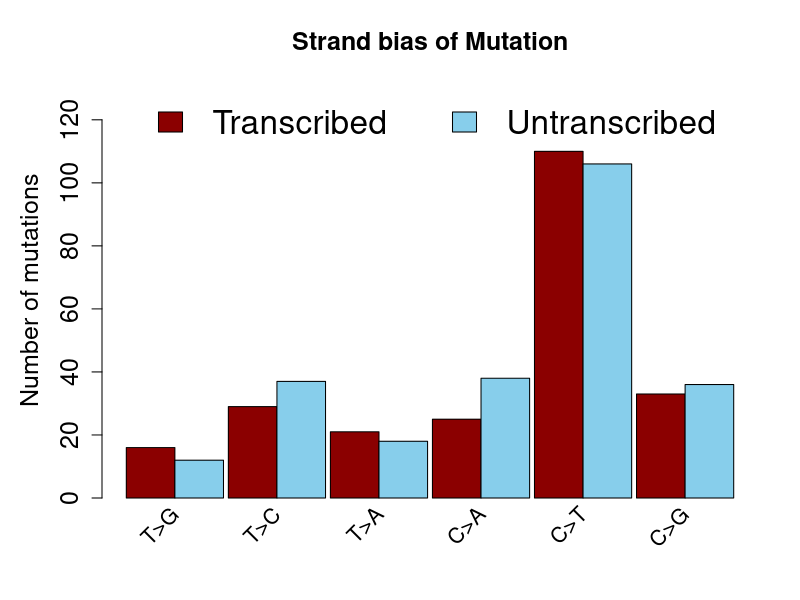

The R source for this figure:
require(plotrix)
mybarplot <- function (x, ...) 
{ 
	ya<-(floor(max(x)/5))*6
	at<-barplot(x,col=c("darkred","skyblue"),space=c(0,0.1),beside=T,ylab="Number of mutations",axisnames=F,main="Strand bias of Mutation",cex.axis=1.5,cex.lab=1.5,cex.main=1.5,ylim=c(0,ya),...) 
	at<-apply(at,2,mean)
	staxlab(1,at,colnames(x),srt=45,cex=1.3)	
	legend("top",legend=c("Transcribed","Untranscribed"),bty="n",horiz=T,fill=c("darkred","skyblue"),cex=2)
}
setwd("./")
a<-read.table("strandbias_spectrum.txt",header=T,sep="	",row.names=1,check.names=F)
a.matrix=as.matrix(a)
a.matrix
png("Strandbias_spectrum.png",width=800,height=600)
par(mar=c(5,5,4,2)+0.1,xpd=F)
mybarplot(a.matrix)
dev.off()
